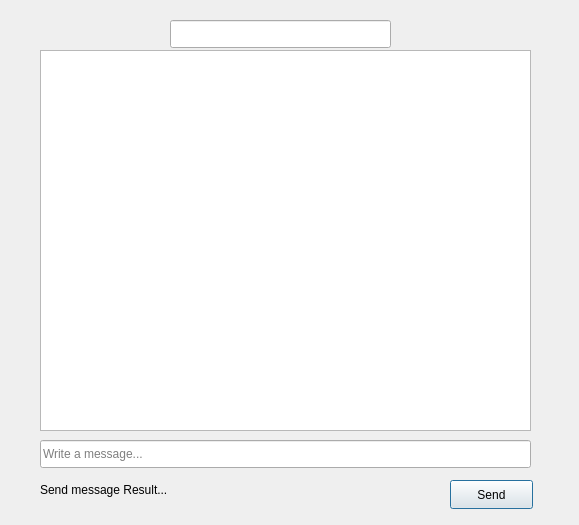
<?xml version="1.0" encoding="UTF-8"?>
<ui version="4.0">
 <class>GroupChat</class>
 <widget class="QDialog" name="GroupChat">
  <property name="geometry">
   <rect>
    <x>0</x>
    <y>0</y>
    <width>579</width>
    <height>525</height>
   </rect>
  </property>
  <property name="windowTitle">
   <string>Dialog</string>
  </property>
  <widget class="QListWidget" name="message_lstwdgt">
   <property name="geometry">
    <rect>
     <x>40</x>
     <y>50</y>
     <width>491</width>
     <height>381</height>
    </rect>
   </property>
  </widget>
  <widget class="QLineEdit" name="messagebar_led">
   <property name="geometry">
    <rect>
     <x>40</x>
     <y>440</y>
     <width>491</width>
     <height>28</height>
    </rect>
   </property>
   <property name="placeholderText">
    <string>Write a message...</string>
   </property>
  </widget>
  <widget class="QPushButton" name="send_pbn">
   <property name="geometry">
    <rect>
     <x>450</x>
     <y>480</y>
     <width>83</width>
     <height>29</height>
    </rect>
   </property>
   <property name="text">
    <string>Send</string>
   </property>
  </widget>
  <widget class="QLabel" name="sendResult_lbl">
   <property name="geometry">
    <rect>
     <x>40</x>
     <y>480</y>
     <width>401</width>
     <height>20</height>
    </rect>
   </property>
   <property name="text">
    <string>Send message Result...</string>
   </property>
  </widget>
  <widget class="QLineEdit" name="groupname_led">
   <property name="geometry">
    <rect>
     <x>170</x>
     <y>20</y>
     <width>221</width>
     <height>28</height>
    </rect>
   </property>
   <property name="text">
    <string/>
   </property>
   <property name="alignment">
    <set>Qt::AlignCenter</set>
   </property>
   <property name="placeholderText">
    <string/>
   </property>
  </widget>
 </widget>
 <resources/>
 <connections/>
</ui>
